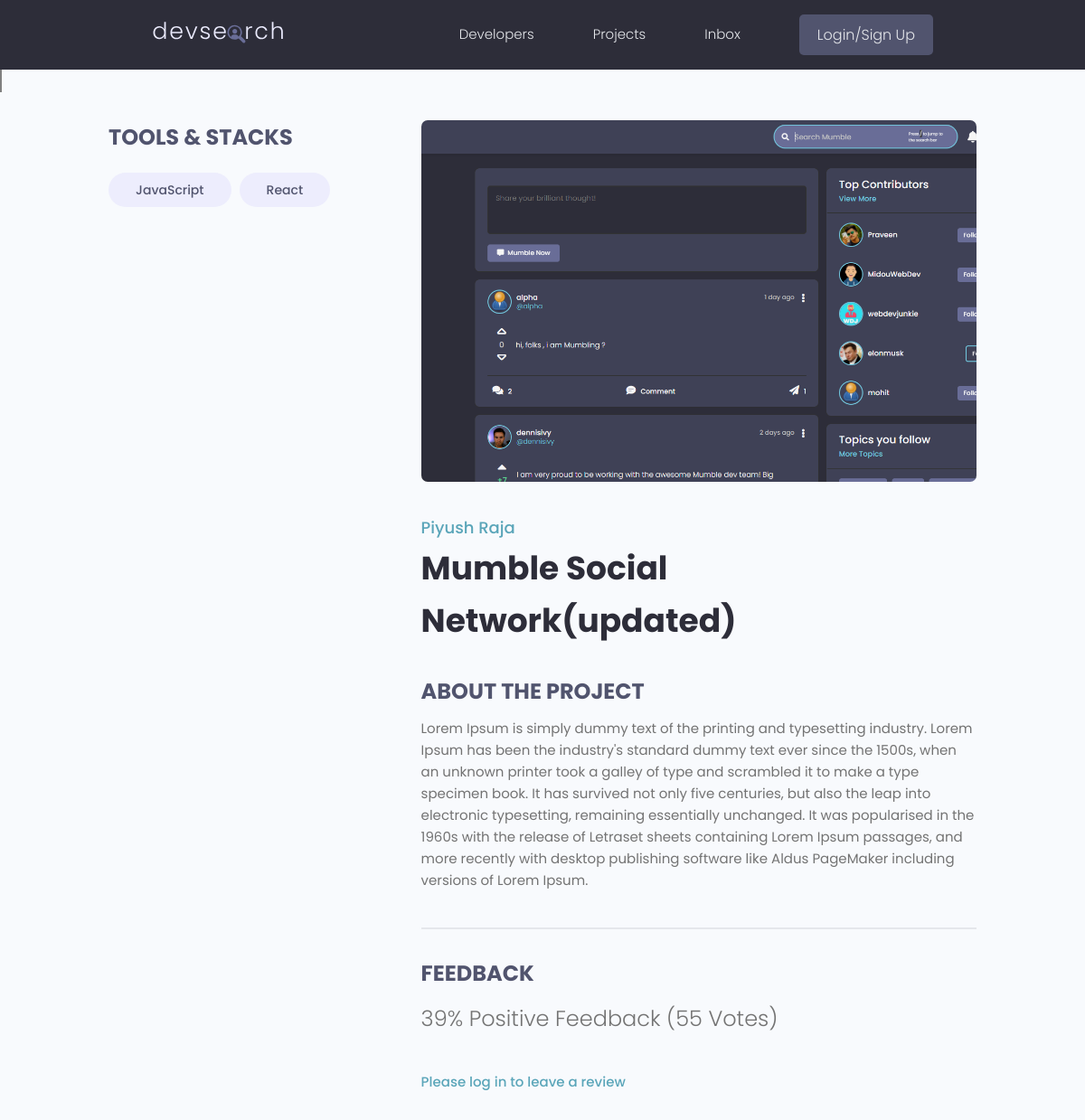
/project/7c17d297-cb13-4e3e-9240-6260929888cd/, run on an earlier commit of the app's database.
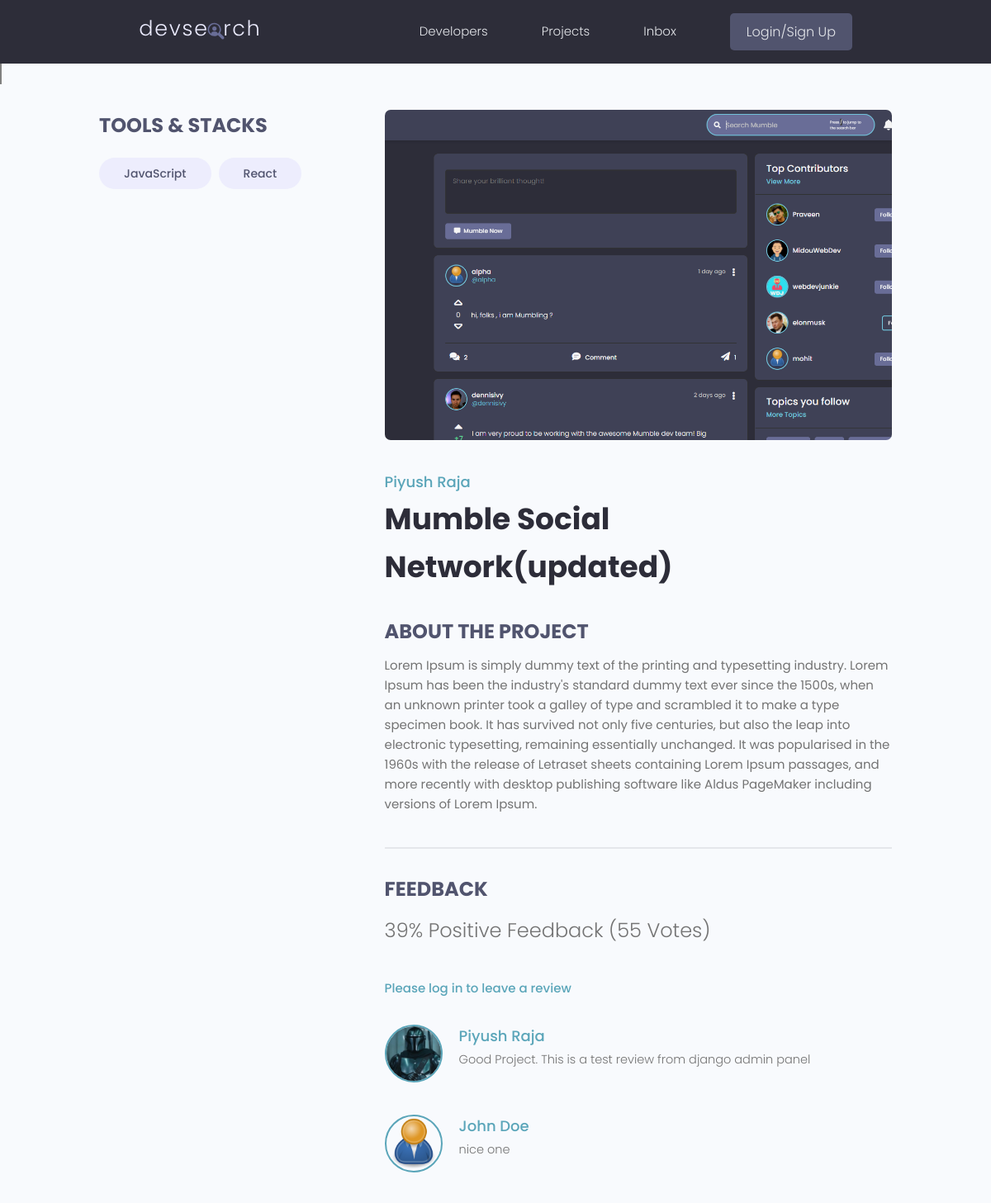
And on a later commit of the database.
### projects/models.py (models this page shows, shortened)
class Tag(models.Model) :
    name=models.CharField(max_length=300)
    created=models.DateTimeField(auto_now_add=True)
    id=models.UUIDField(default=uuid.uuid4,unique=True, primary_key=True,editable=False)
    def __str__(self):
        return self.name

class Review(models.Model) :
    VOTE_TYPE = (
        ('up', 'Up Vote'),
        ('down', 'Down Vote')
    )
    owner=models.ForeignKey(Profile,on_delete=models.CASCADE, null=True)
    project=models.ForeignKey(Project, on_delete=models.CASCADE)
    body = models.TextField(null=True, blank=True)
    value = models.CharField(max_length=200,choices=VOTE_TYPE)
    id=models.UUIDField(default=uuid.uuid4,unique=True, primary_key=True,editable=False)
    class Meta :
        unique_together = [['owner','project']]

### users/models.py (models this page shows, shortened)
class Profile(models.Model) :
    user = models.OneToOneField(User, on_delete=models.CASCADE,null=True,blank=True)
    name=models.CharField(max_length=200,blank=True,null=True)
    email=models.EmailField(max_length=500, blank=True,null=True)
    username=models.CharField(max_length=200,blank=True,null=True)
    location=models.CharField(max_length=200,blank=True,null=True)
    short_intro=models.CharField(max_length=200,blank=True,null=True)
    bio = models.TextField(blank=True,null=True )
    profile_image=models.ImageField(null=True,blank=True,upload_to='profiles/',default="profiles/user-default.png")
    social_github=models.CharField(max_length=200,blank=True,null=True)
    social_twitter=models.CharField(max_length=200,blank=True,null=True)
    social_linkedin=models.CharField(max_length=200,blank=True,null=True)
    social_youtube=models.CharField(max_length=200,blank=True,null=True)
    social_website=models.CharField(max_length=200,blank=True,null=True)
    created=models.DateTimeField(auto_now_add=True)
    id=models.UUIDField(default=uuid.uuid4,unique=True,primary_key=True,editable=False)

### projects/views.py (the view, shortened to what this page needs)
# urls.py: path('project/<str:pk>/',views.project,name="project"),
def project(request,pk) :
    projectObj=Project.objects.get(id=pk)
    form=ReviewForm()
    return render(request,'projects/single-project.html', {'project' : projectObj,'form' : form} )

### projects/models.py (called while the page is built)
    @property
    def reviewers(self) :
        queryset = self.review_set.all().values_list('owner__id', flat=True)
        return queryset

### projects/templates/projects/single-project.html (shortened to what this page needs)
  {% extends 'main.html' %}
  {% block content %}
    <span style="border: 1px solid grey">{{tag}}</span>
    <main class="singleProject my-md">
      <div class="container">
        <div class="layout">
          <div class="column column--1of3">
            <h3 class="singleProject__subtitle">Tools & Stacks</h3>
            <div class="singleProject__toolStack">
              {% for tag in project.tags.all %}
              <span class="tag tag--pill tag--sub tag--lg">
                <small>{{tag}}</small>
              </span>
              {% endfor %}
            </div>
          </div>
          <div class="column column--2of3">
            <img class="singleProject__preview" src="{{project.featured_image.url}}" alt="portfolio thumbnail" />
            <a href="profile.html" class="singleProject__developer">{{project.owner.name}}</a>
            <h2 class="singleProject__title">{{project.title}}</h2>
            <h3 class="singleProject__subtitle">About the Project</h3>
            <div class="singleProject__info">{{project.description}}
            </div>
            <div class="comments">
              <h3 class="singleProject__subtitle">Feedback</h3>
              <h5 class="project--rating">
                {{project.vote_ratio}}% Positive Feedback ({{project.vote_total}} Vote{{project.vote_total|pluralize:"s"}})
              </h5>
              {% if request.user.profile.id in project.reviewers  %}
                <p>You have already submitted your review for this project</p>
                {% elif  request.user.profile == project.owner %}
                <p>You cannot review your own work</p>
              {% else %}
              <a href ="{% url 'login' %}?next={{request.path}}">Please log in to leave a review </a>
              {% endif %}
              <div class="commentList">
                {% for review in project.review_set.all %}
                {% if review.body %}
                <div class="comment">
                  <a href="{% url 'user-profile' review.owner.id %}">
                    <img class="avatar avatar--md" src="{{review.owner.profile_image.url}}" alt="user" />
                  </a>
                  <div class="comment__details">
                    <a href="{% url 'user-profile' review.owner.id %}" class="comment__author">{{review.owner.name}}</a>
                    <p class="comment__info">{{review.body}}
                    </p>
                  </div>
                </div>
                {% endif %}
                {% endfor %}
              </div>
            </div>
          </div>
        </div>
      </div>
    </main>
  <br>
  {% endblock %}

What changed in the data, as far as the page shows it:
added Review: owner.profile_image (picture), owner.name "Piyush Raja", body "Good Project. This is a test review from django admin panel"
added Review: owner.profile_image (placeholder picture), owner.name "John Doe", body "nice one"
